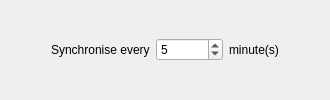
                <widget class="QWidget" name="periodically" >
                 <attribute name="title" >
                  <string>Synchronise periodically</string>
                 </attribute>
                 <layout class="QHBoxLayout" >
                  <item>
                   <spacer>
                    <property name="orientation" >
                     <enum>Qt::Horizontal</enum>
                    </property>
                    <property name="sizeHint" stdset="0" >
                     <size>
                      <width>40</width>
                      <height>20</height>
                     </size>
                    </property>
                   </spacer>
                  </item>
                  <item>
                   <widget class="QLabel" name="label_19" >
                    <property name="text" >
                     <string>Synchronise every</string>
                    </property>
                   </widget>
                  </item>
                  <item>
                   <widget class="QSpinBox" name="sched_interval_spin" >
                    <property name="minimum" >
                     <number>1</number>
                    </property>
                    <property name="maximum" >
                     <number>9999999</number>
                    </property>
                    <property name="value" >
                     <number>5</number>
                    </property>
                   </widget>
                  </item>
                  <item>
                   <widget class="QLabel" name="label_14" >
                    <property name="text" >
                     <string>minute(s)</string>
                    </property>
                   </widget>
                  </item>
                  <item>
                   <spacer>
                    <property name="orientation" >
                     <enum>Qt::Horizontal</enum>
                    </property>
                    <property name="sizeHint" stdset="0" >
                     <size>
                      <width>40</width>
                      <height>20</height>
                     </size>
                    </property>
                   </spacer>
                  </item>
                 </layout>
                </widget>
